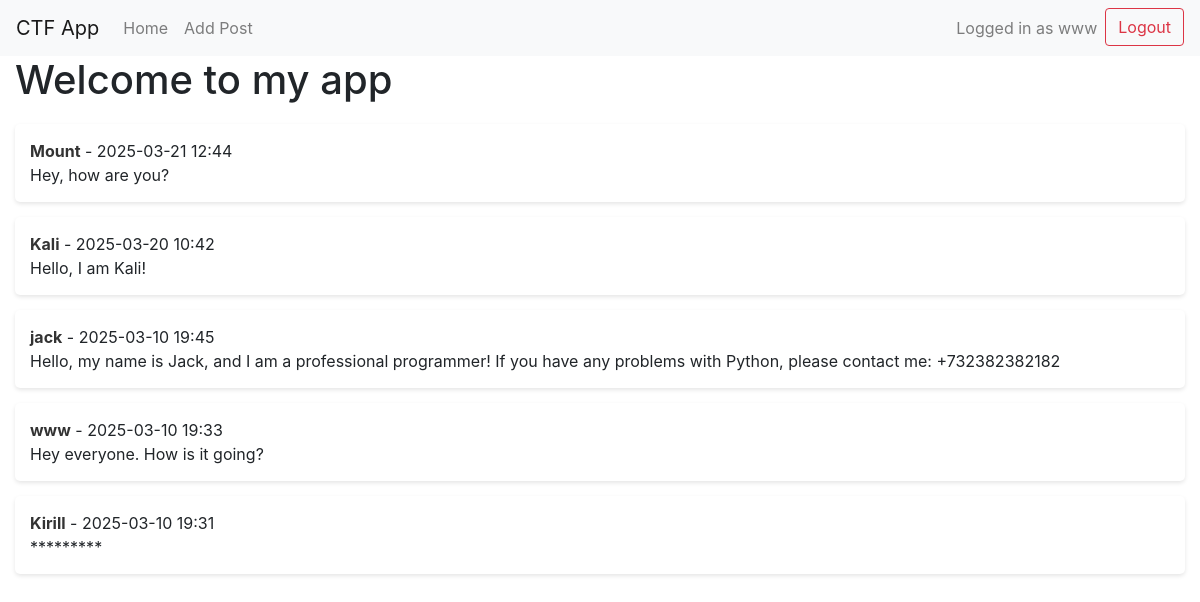
Screenshot of / (signed in) with the database file from the repository.
### app.py (models this page shows, shortened)
class Post(db.Model):
    id = db.Column(db.Integer, primary_key=True)
    content = db.Column(db.String(500), nullable=False)
    user_id = db.Column(db.Integer, db.ForeignKey('users.id'), nullable=False)
    timestamp = db.Column(db.DateTime, default=datetime.utcnow)
    user = db.relationship('users', backref=db.backref('posts', lazy=True))

class users(db.Model):
    _id = db.Column("id", db.Integer, primary_key=True)
    name = db.Column(db.String(100))
    email = db.Column(db.String(100))
    password = db.Column(db.String(200))  # Храним пароли в открытом виде
    role = db.Column(db.String(15), default="user")

### app.py (the view)
@app.route("/")
def home():
    posts = Post.query.order_by(Post.timestamp.desc()).all()
    for post in posts:
        admin_user = users.query.filter_by(role="admin").first()
        if admin_user and post.user_id == admin_user._id:
            if 'role' not in session or session.get('role') != 'admin':
                post.content = "************"  # Скрываем флаг для всех, кроме админа
    return render_template("index.html", posts=posts)

### templates/index.html (shortened to what this page needs)
{% extends "base.html" %}
{% block content %}
<h1>Welcome to my app</h1>
{% if posts %}
    <div class="posts">
        {% for post in posts %}
            <div class="post">
                <p><strong>{{ post.user.name }}</strong> - {{ post.timestamp.strftime('%Y-%m-%d %H:%M') }}</p>
                <p>
                    {% if post.user.role == 'admin' and session.role != 'admin' %}
                        *********
                    {% else %}
                        {{ post.content }}
                    {% endif %}
                </p>
            </div>
        {% endfor %}
    </div>
{% else %}
    <p>No posts yet. Be the first to post!</p>
{% endif %}
{% endblock %}

### templates/index.html (style rules this page uses)
.posts { margin-top: 20px; }
.post { background-color: white; padding: 15px; border-radius: 5px; box-shadow: 0 2px 4px rgba(0, 0, 0, 0.1); margin-bottom: 15px; }
.post p { margin: 0; }
.post strong { color: #333; }

### rows the page displays
Post: user.name "Mount", timestamp "2025-03-21 12:44", content "Hey, how are you?"
Post: user.name "Kali", timestamp "2025-03-20 10:42", content "Hello, I am Kali!"
Post: user.name "jack", timestamp "2025-03-10 19:45", content "Hello, my name is Jack, and I am a professional programmer! If you have any problems with Python, please contact me: +732382382182"
Post: user.name "www", timestamp "2025-03-10 19:33", content "Hey everyone. How is it going?"
Post: user.name "Kirill", timestamp "2025-03-10 19:31"

### other values shown
{{ session['user'] }} "www"
